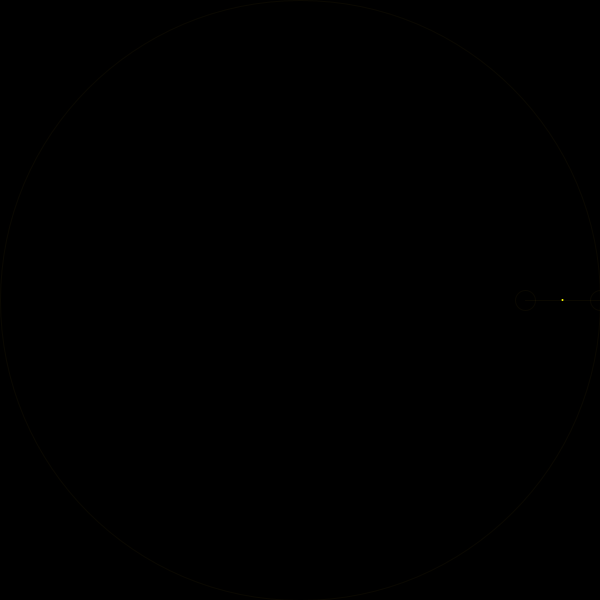
Frame 1 (no input)
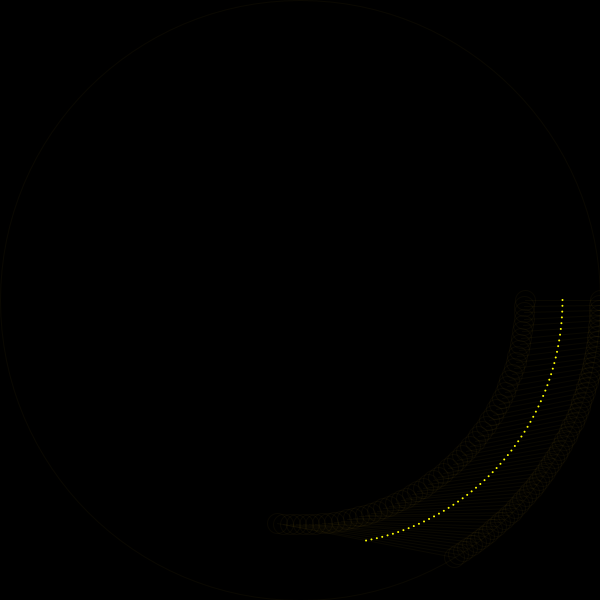
Frame 60 (the mouse pressed at the canvas centre just before this capture)
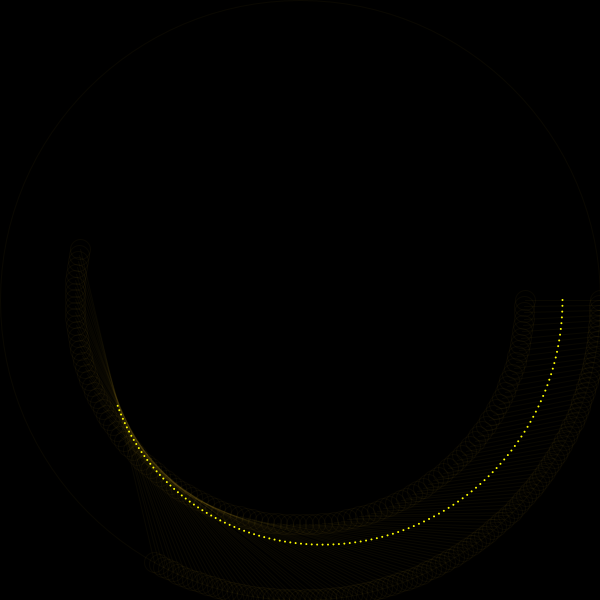
Frame 120 (the mouse held since frame 60 and released just before this capture)

The Processing sketch that drew these frames (run headless with seeded random() and noise(); from frame 60 on, the mouse is pressed at the canvas centre):

// Processing sketch: venusMarsOrbit22
// ── venusMarsOrbit22.pde
float r;
float r2;
float theta=0;
float theta2=0;
float mars = 687;
float earth = 365;
float venus = 225;
int days;
int year;
// It will show the five synodic peridos of Venus's orbit
// It will complete in about 8 earth years
// I am using degrees for the theta to get close to an Earth year
// for each trip around the circle
// the inner circle is Venus the outer is Earth
// the inner circle moves faster
//

void setup() {
  size(600, 600);
  background(0);
  stroke(250, 196, 15, 10);
  r= width/2;
  r2 = r*(0.75);
  translate(width/2, height/2);
  noFill();
  ellipse(0, 0, r*2, r*2);
  println(mars/earth);
  println(earth/venus);
}

void draw() {
  stroke(250, 196, 15, 10);
  translate(width/2, height/2);
  // get x y coords
  float x = r *cos(radians(theta));
  float y = r *sin(radians(theta));
  float x2 = r2 *cos(radians(theta2));
  float y2 = r2 *sin(radians(theta2));

  // show ellipse
  noFill();
  ellipse(x, y, 20, 20);
  ellipse(x2, y2, 20, 20);

  // show line
  line(x, y, x2, y2);

  // show midpoint

  float mx = lerp(x, x2, 0.5);
  float my = lerp(y, y2, 0.5);
  noStroke();
  fill(255, 255, 0);
  ellipse(mx, my, 2, 2);
  // increment the angle
  theta+=1; // will use radians() on these degrees
  theta2 = theta*(earth/venus);
  days++;
  //theta2 = theta*(mars/earth);
  // theta2 is for the inside planet and move faster
  // so do divison accordingly
  if (days > 365) {
    year++;
    days =0;
    println("Earth year: ", year);
  }
}
